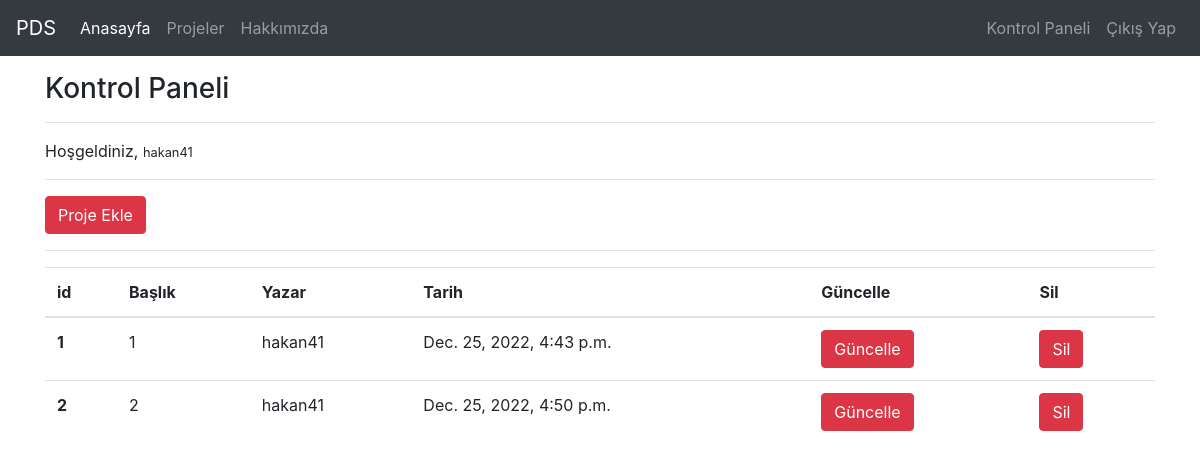
The page /projects/dashboard/ (signed in) on the database its author committed.
### project/models.py (models this page shows, shortened)
class Projeler(models.Model):
    STATUS = (
        ('True', 'Evet'),
        ('False', 'Hayır'),
    )
    author = models.ForeignKey("auth.User", on_delete=models.CASCADE)
    title = models.CharField(max_length=50)
    keywords = models.CharField(blank=True, max_length=50)
    description = models.CharField(max_length=300, blank=True)
    image = models.ImageField(blank=True, upload_to='images/')
    detail = models.TextField()
    videolink = models.CharField(max_length=50, blank=True)
    status = models.CharField(choices=STATUS, max_length=10)
    created_at = models.DateTimeField(auto_now_add=True)
    updated_at = models.DateTimeField(auto_now=True)

### project/views.py (the view)
# urls.py: path('dashboard/', views.dashboard, name = "dashboard"),
def dashboard(request):
    projects = Projeler.objects.filter(author = request.user)
    context = {
        "projects":projects
    }
    return render(request, "dashboard.html", context)

### templates/dashboard.html
{% extends "layout.html" %}
{% block body %}
<br>
<h3>Kontrol Paneli</h3>
<hr>
<p>Hoşgeldiniz, <small>{{request.user.username}}</small></p>
<hr>
<a class = "btn btn-danger" href="/projects/addproject">Proje Ekle</a>
<hr>
{% if projects %}
    <table class="table">
        <thead>
        <tr>
            <th scope="col">id</th>
            <th scope="col">Başlık</th>
            <th scope="col">Yazar</th>
            <th scope="col">Tarih</th>
            <th scope="col">Güncelle</th>
            <th scope="col">Sil</th>
        </tr>
        </thead>
        <tbody>
            {% for project in projects %}
            <tr>
                <th scope="row">{{project.id}}</th>
                <td>{{project.title}}</td>
                <td>{{project.author.username}}</td>
                <td>{{project.created_at}}</td>
                <td><a href="/projects/update/{{project.id}}" class="btn btn-danger">Güncelle</a></td>
                <td><a href="/projects/delete/{{project.id}}" class="btn btn-danger">Sil</a></td>
            </tr>
            {% endfor %}
        </tbody>
    </table>
{% else %}
    <div class="alert alert-danger">Henüz bir projeniz bulunmuyor.</div>
{% endif %}
{% endblock body %}

### rows shown on the page
Projeler: id "1", title "1", author.username "hakan41", created_at "Dec. 25, 2022, 4:43 p.m."
Projeler: id "2", title "2", author.username "hakan41", created_at "Dec. 25, 2022, 4:50 p.m."

### other values the page prints
{{ request.user.username }} "hakan41"
